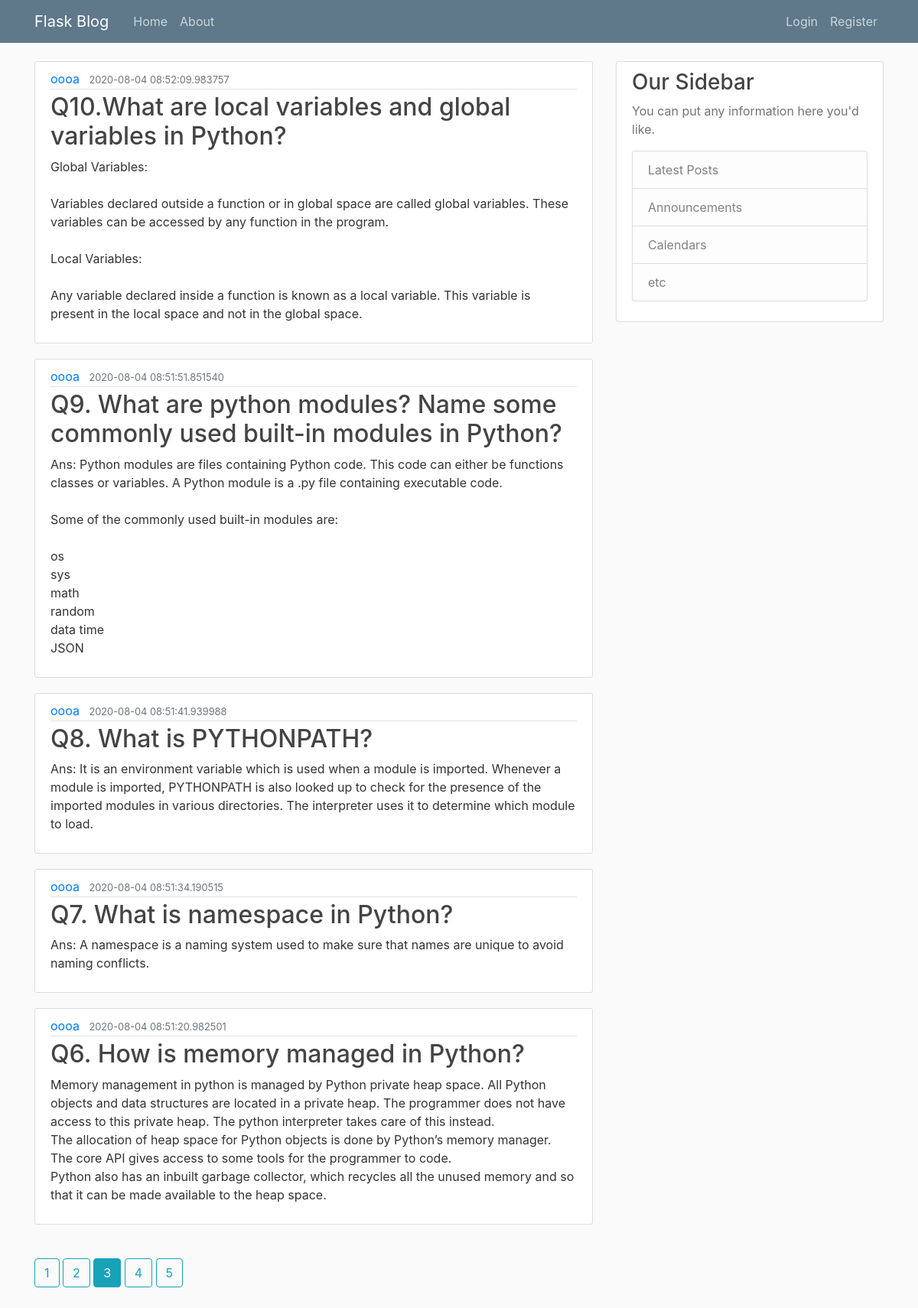
Screenshot of /home?page=3 with the database file from the repository.
### blogflask/models.py (models this page shows, shortened)
class User(db.Model, UserMixin):
    id = db.Column(db.Integer, primary_key=True)
    username = db.Column(db.String(20), unique=True, nullable=False)
    email = db.Column(db.String(120), unique=True, nullable=False)
    image_file = db.Column(db.String(20), nullable=False, default='default.jpg')
    passwords = db.Column(db.String(20), nullable=False)
    posts = db.relationship('Post', backref='author', lazy=True)

class Post(db.Model):
    id = db.Column(db.Integer, primary_key=True)
    title = db.Column(db.String(100), nullable=False)
    date_posted = db.Column(db.DateTime, nullable=False, default=datetime.utcnow)
    content = db.Column(db.Text, nullable=False)
    user_id = db.Column(db.Integer, db.ForeignKey('user.id'), nullable=False)

### blogflask/router.py (the view)
@app.route('/')
@app.route('/home')
def home():
    page = request.args.get('page', 1, type=int)
    posts = Post.query.order_by(Post.date_posted.desc()).paginate(page=page, per_page=5)
    return render_template("home.html", posts=posts, title='Home', user=User())

### blogflask/templates/home.html
{% extends "layout.html" %}
{% block content %}
    {% for post in posts.items %}
        <article class="media content-section">
            <div class="media-body">
                <div class="article-metadata">
                    <a class="mr-2" href="{{ url_for('user_posts', user_id=user.query.get(post.user_id).id)}}">{{ user.query.get(post.user_id).username}}</a>
                    <small class="text-muted">{{ post.date_posted }}</small>
                </div>
                <h2><a class="article-title" href="#">{{ post.title }}</a></h2>
                <p class="article-content">{{ post.content }}</p>
            </div>
        </article>
    {% endfor %}
    <br>
    {% for page_num in posts.iter_pages(left_edge=1,right_edge=1,left_current=2,right_current=2) %}
        {% if page_num %}
            {% if posts.page==page_num %}
            <a class="btn btn-info btn-xs" href="{{ url_for('home' , page = page_num) }}">{{ page_num }}</a>
            {% else %}
                <a class="btn btn-outline-info btn-xs" href="{{ url_for('home' , page = page_num) }}">{{ page_num }}</a>
            {% endif %}
            {% else %}
            <b>...</b>
        {% endif %}
    {% endfor %}
{% endblock content %}

### blogflask/static/main.css (style rules this page uses)
body { background: #fafafa; color: #333333; margin-top: 5rem; }
h1, h2, h3, h4, h5, h6 { color: #444444; }
.content-section { background: #ffffff; padding: 10px 20px; border: 1px solid #dddddd; border-radius: 3px; margin-bottom: 20px; }
.article-title { color: #444444; }
.article-content { white-space: pre-line; }
.article-metadata { padding-bottom: 1px; margin-bottom: 4px; border-bottom: 1px solid #e3e3e3 }

### rows the page displays
Post: date_posted "2020-08-04 08:52:09.983757", title "Q10.What are local variables and global variables in Python?", content "Global Variables: Variables declared outside a function or in global space are called global variables. These variables can be accessed by any function in the program. Local Variables: Any variable declared inside a function is known as a local variable. This variable is present in the local space and not in the global space."
User: query.get "oooa"
Post: date_posted "2020-08-04 08:51:51.851540", title "Q9. What are python modules? Name some commonly used built-in modules in Python?", content "Ans: Python modules are files containing Python code. This code can either be functions classes or variables. A Python module is a .py file containing executable code. Some of the commonly used built-in modules are: os sys math random data time JSON"
Post: date_posted "2020-08-04 08:51:41.939988", title "Q8. What is PYTHONPATH?", content "Ans: It is an environment variable which is used when a module is imported. Whenever a module is imported, PYTHONPATH is also looked up to check for the presence of the imported modules in various directories. The interpreter uses it to determine which module to load."
Post: date_posted "2020-08-04 08:51:34.190515", title "Q7. What is namespace in Python?", content "Ans: A namespace is a naming system used to make sure that names are unique to avoid naming conflicts."
Post: date_posted "2020-08-04 08:51:20.982501", title "Q6. How is memory managed in Python?", content "Memory management in python is managed by Python private heap space. All Python objects and data structures are located in a private heap. The programmer does not have access to this private heap. The python interpreter takes care of this instead. The allocation of heap space for Python objects is done by Python’s memory manager. The core API gives access to some tools for the programmer to code. Python also has an inbuilt garbage collector, which recycles all the unused memory and so that it can be made available to the heap space."

### other values shown
{{ page_num }} "1" "2" "4" "5"
{{ page_num }} "3"
